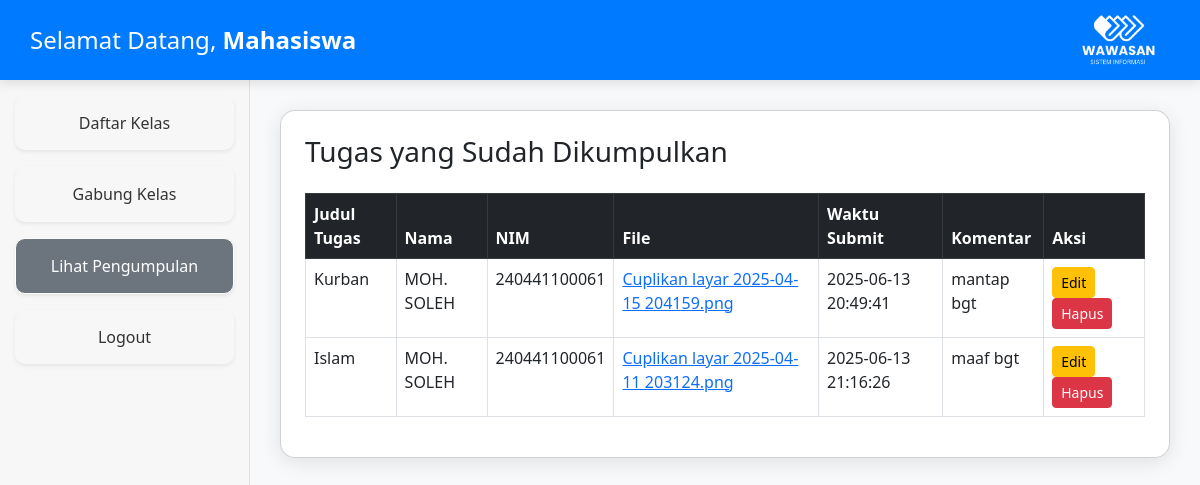
The app's page /lihat_pengumpulan_mahasiswa.php (signed in) with its own data.
### tables this page shows
CREATE TABLE `users` (
  `id` int(11) NOT NULL,
  `email` varchar(100) NOT NULL,
  `nama` varchar(100) DEFAULT NULL,
  `password` varchar(255) NOT NULL,
  `role` enum('dosen','mahasiswa') NOT NULL
);

CREATE TABLE `pengumpulan` (
  `id` int(11) NOT NULL,
  `tugas_id` int(11) DEFAULT NULL,
  `mahasiswa_id` int(11) DEFAULT NULL,
  `nama` varchar(100) DEFAULT NULL,
  `nim` varchar(20) DEFAULT NULL,
  `file` varchar(255) DEFAULT NULL,
  `waktu_submit` datetime DEFAULT current_timestamp(),
  `komentar` text DEFAULT NULL
);

CREATE TABLE `tugas` (
  `id` int(11) NOT NULL,
  `kelas_id` int(11) DEFAULT NULL,
  `judul` varchar(100) DEFAULT NULL,
  `deskripsi` text DEFAULT NULL,
  `file` varchar(255) DEFAULT NULL,
  `deadline` datetime DEFAULT NULL
);

### lihat_pengumpulan_mahasiswa.php (the view, shortened to what this page needs)
<?php
include "koneksi.php";
$mahasiswa_id = $_SESSION['user_id'];
$mahasiswa = mysqli_fetch_assoc(mysqli_query($conn, "SELECT nama FROM users WHERE id = $mahasiswa_id"));
$query = mysqli_query($conn, "
    SELECT p.*, t.judul
    FROM pengumpulan p
    JOIN tugas t ON p.tugas_id = t.id
    WHERE p.mahasiswa_id = $mahasiswa_id
");
?>
<!DOCTYPE html>
<html lang="id">
<head>
    <link href="https://cdn.jsdelivr.net/npm/bootstrap@5.3.0/dist/css/bootstrap.min.css" rel="stylesheet">
</head>
<body>
<div class="header d-flex justify-content-between align-items-center">
    <h4 class="mb-0">Selamat Datang, <strong><?= htmlspecialchars($mahasiswa['nama'] ?? 'Mahasiswa') ?></strong></h4>
    <div>
        <img src="wwws.png" alt="Logo" style="height: 50px; margin-right: 15px;">
    </div>
</div>
<div class="sidebar">
    <a href="dashboard_mahasiswa.php" class="text-center mt-3 shadow-sm">Daftar Kelas</a>
    <a href="gabung_kelas_mahasiswa.php" class="btn mt-3 shadow-sm">Gabung Kelas</a>
    <a href="lihat_pengumpulan_mahasiswa.php" class="btn mt-3 shadow-sm active">Lihat Pengumpulan</a>
    <a href="logout.php" class="text-center mt-3 shadow-sm">Logout</a>
</div>
<div class="content">
    <div class="card p-4 card-class">
        <h3 class="mb-4">Tugas yang Sudah Dikumpulkan</h3>
        <?php if (mysqli_num_rows($query) > 0): ?>
            <div class="table-responsive">
                <table class="table table-bordered">
                    <thead class="table-dark">
                        <tr>
                            <th>Judul Tugas</th>
                            <th>Nama</th>
                            <th>NIM</th>
                            <th>File</th>
                            <th>Waktu Submit</th>
                            <th>Komentar</th>
                            <th>Aksi</th>
                        </tr>
                    </thead>
                    <tbody>
                        <?php while ($row = mysqli_fetch_assoc($query)): ?>
                            <tr>
                                <td><?= htmlspecialchars($row['judul']) ?></td>
                                <td><?= htmlspecialchars($row['nama']) ?></td>
                                <td><?= htmlspecialchars($row['nim']) ?></td>
                                <td><a href="uploads/<?= $row['file'] ?>" target="_blank"><?= htmlspecialchars($row['file']) ?></a></td>
                                <td><?= $row['waktu_submit'] ?></td>
                                <td><?= htmlspecialchars($row['komentar']) ?></td>
                                <td>
                                    <a href="edit_pengumpulan_mahasiswa.php?id=<?= $row['id'] ?>" class="btn btn-warning btn-sm">Edit</a>
                                    <a href="hapus_pengumpulan_mahasiswa.php?id=<?= $row['id'] ?>" class="btn btn-danger btn-sm" onclick="return confirm('Yakin ingin menghapus tugas ini?')">Hapus</a>
                                </td>
                            </tr>
                        <?php endwhile; ?>
                    </tbody>
                </table>
            </div>
        <?php else: ?>
            <div class="alert alert-info">Belum ada tugas yang dikumpulkan.</div>
        <?php endif; ?>
    </div>
</div>
</body>
</html>

### lihat_pengumpulan_mahasiswa.php (style rules this page uses)
body { background: #f8f9fa; }
.header { background-color: #007bff; color: white; padding: 15px 30px; position: fixed; top: 0; left: 0; right: 0; z-index: 1000; box-shadow: 0 4px 10px rgba(0,0,0,0.1); }
.sidebar { position: fixed; top: 60px; left: 0; width: 250px; height: calc(100vh - 60px); background-color: #f7f7f7; border-right: 1px solid #dee2e6; padding-top: 20px; }
.sidebar a { text-decoration: none; color: #333; display: block; padding: 15px 20px; border-radius: 10px; margin: 5px 15px; transition: 0.3s; }
.sidebar .active { background-color: #6c757d; color: #fff; }
.content { margin-top: 80px; margin-left: 250px; padding: 30px; }
.card-class { border-radius: 15px; box-shadow: 0 4px 20px rgba(0,0,0,0.1); transition: 0.3s; }

### records on screen
users: nama "Mahasiswa"
pengumpulan: tugas.judul "Kurban", nama "MOH. SOLEH", nim "240441100061", file "Cuplikan layar 2025-04-15 204159.png", waktu_submit "2025-06-13 20:49:41", komentar "mantap bgt"
pengumpulan: tugas.judul "Islam", nama "MOH. SOLEH", nim "240441100061", file "Cuplikan layar 2025-04-11 203124.png", waktu_submit "2025-06-13 21:16:26", komentar "maaf bgt"
